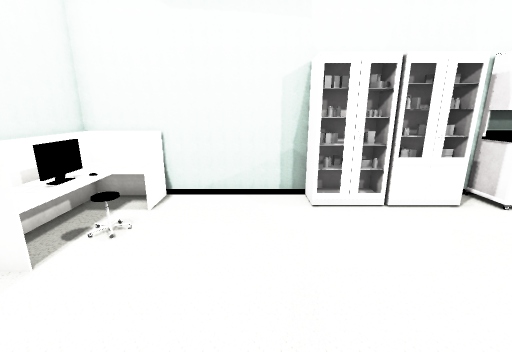
[1] (above)

14 first-person views from a walk through a 3-D level made in the Unity game engine. The camera is 1.5 m above the floor, tilts 14° down and sees 90° across. The floor is counted in squares, 0.5 m on a side. Each view is taken from the middle of a square. On the plan, view 1 faces up. The plan holds only what a view shows up to about 19 squares ahead; the rest is blank. The player is left out. Some animated figures are not drawn. Door leaves are left out, so doorways stand open. Some surface patterns are stand-ins.

[2]
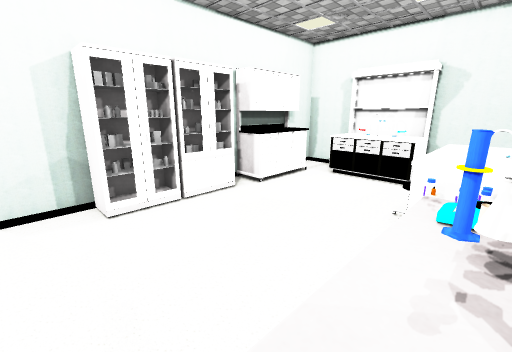

[3]
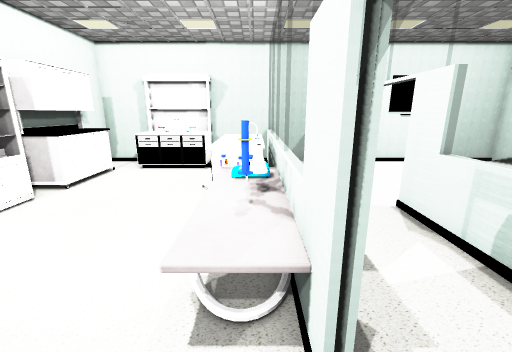

[4]
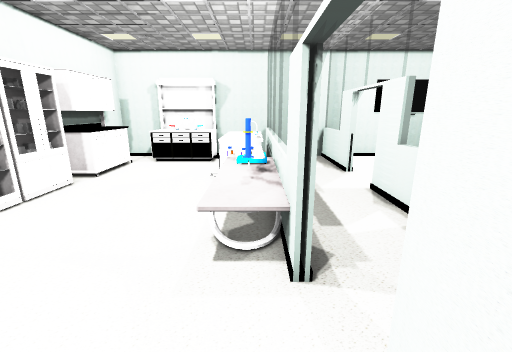

[5]
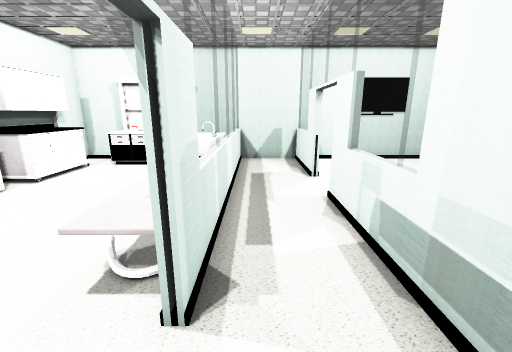

[6]
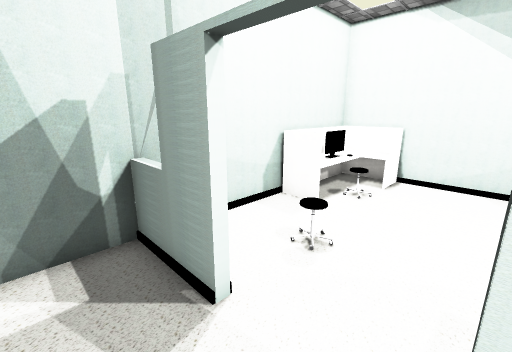

[7]
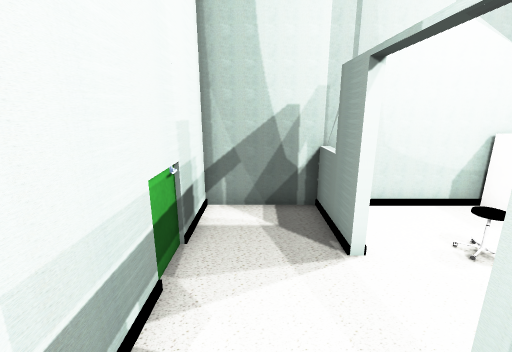

[8]
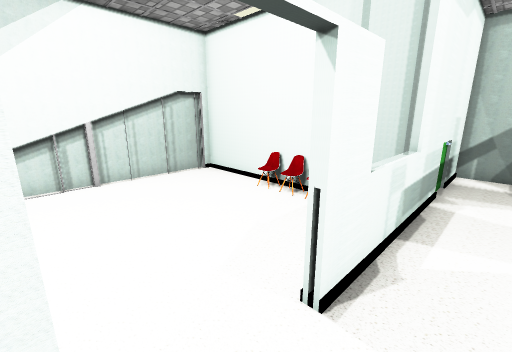

[9]
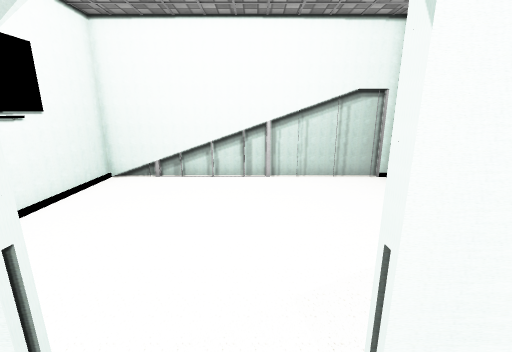

[10]
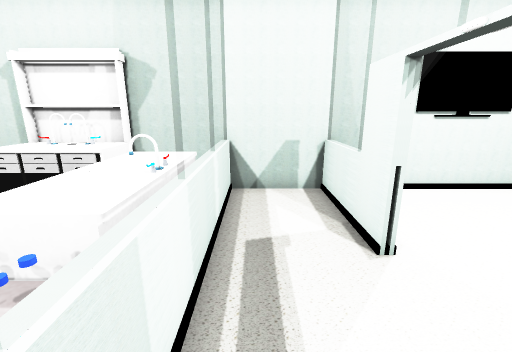

[11]
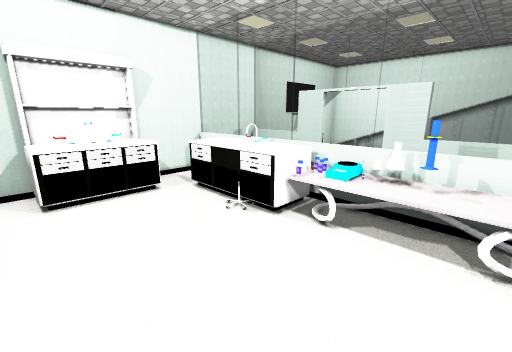

[12]
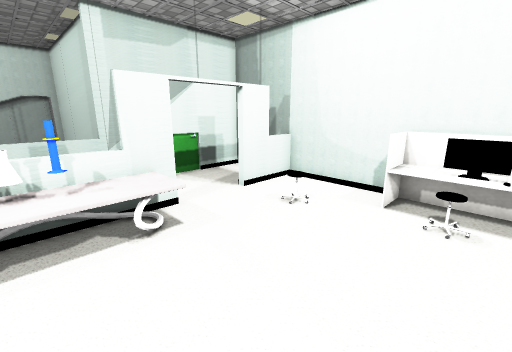

[13]
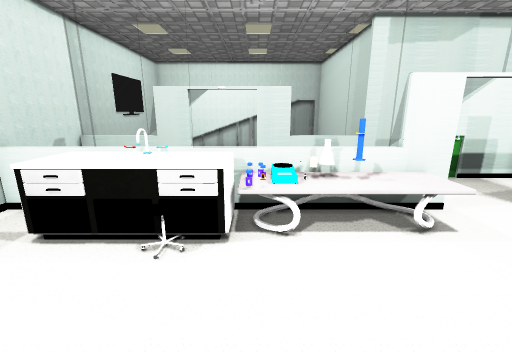

[14]
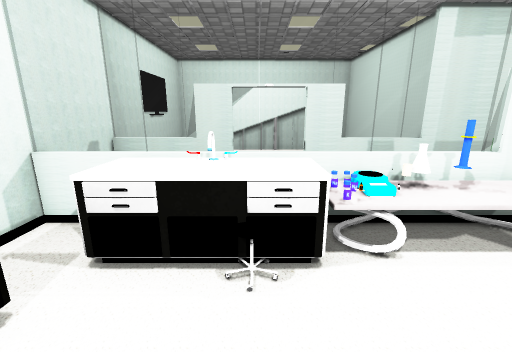

### Floor plan
Points are (right, up) in squares from view 1. A wall is a line through its corners. A room is listed if a view was taken in it or the views show most of it. See-through windows are left out.
Room 1 (views 1, 2, 3, 4, 11, 12, 13, 14)
walls: (1.9, 9.2) (-3.5, 9.2); (0, -0.7) (14, -0.7); (0, -0.9) (0.6, -0.9); (8.5, 9.2) (7.8, 9.2); (13.9, 6.4) (13.9, 9.2) (11.4, 9.2); (13.9, -1.1) (13.9, 2.9); (-6.1, -0.7) (-2.9, -0.7); (-6.1, 9.2) (-6.1, -1)
ways out: open door at (-1.5, -1) to room 2
objects: desk (-5, 4) to (-3, 9); other object (-5, 6) to (-5, 7); table (1, 0) to (5, 1); closet (2, 8) to (7, 9); flask (4, 0); other object (6, 0); other object (6, 1); other object (6, 2); other object (7, 0) to (11, 2); closet (8, 8) to (11, 9); other object (12, 3) to (13, 6)
Room 2 (views 5, 6, 7, 8, 9, 10)
walls: (8.9, -4.7) (14, -4.7); (8.9, -4.9) (9.5, -4.9); (-2.9, -1) (-6.1, -1) (-6.1, -4.7) (6, -4.7); (13.9, -5) (13.9, -1.1); (14, -1) (0, -1)
ways out: open door at (-1.5, -1) to room 1; open door at (7.5, -5) to room 3
Room 3 (no view inside)
walls: (13.9, -8.5) (13.9, -5); (4.2, -14.8) (13.9, -14.8) (13.9, -11.4); (1.1, -15.2) (12.8, -15.2); (0.8, -5) (0.8, -14.8)
ways out: open door at (7.5, -5) to room 2
objects: chair (1, -8)

Positions as (right, up) in squares from view 1, and headings:
1: (0, 0), facing up
2: (0, 0), facing up-right
3: (-2, 0), facing right
4: (-4, 0), facing right
5: (-3, -2), facing right
6: (0, -3), facing up-left
7: (2, -3), facing left
8: (9, -3), facing down-left
9: (7, -3), facing down
10: (4, -2), facing right
11: (2, 7), facing down-right
12: (4, 7), facing down-left
13: (6, 7), facing down
14: (8, 6), facing down
